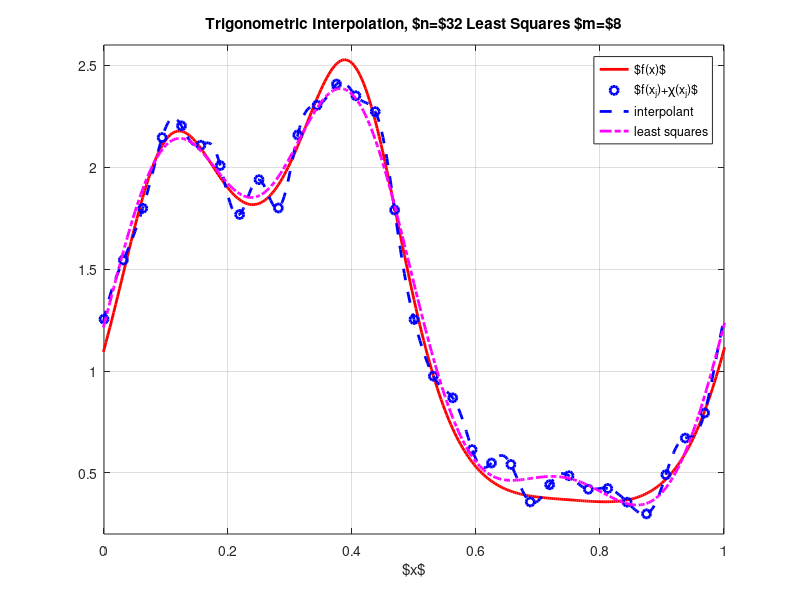
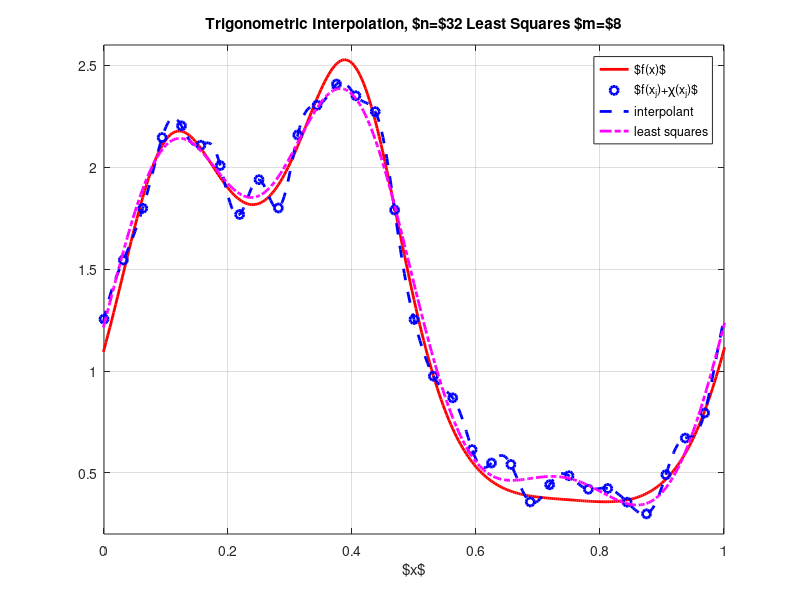

These charts were generated, in order, by the following MATLAB code:
% This Matlab script computes the trigonometric interpolant to a
% noisy signal and the associated least squares approximation of 
% lesser degree.
%
clf
clear
%
% The number of noisy samples that are used:
n = 32;
h = 1/n;
%
% n*scale is the number of points that define the uncorrupted and 
% corrupted signals.
scale = 10;
nf = n*scale;
hf = 1/nf;
%
% Clean signal:
xf = -scale*hf:hf:2+scale*hf;
yf = exp(sin(2*pi*xf)-0.1*cos(2*pi*xf)+0.2*cos(4*pi*xf)+0.2*sin(6*pi*xf));
%
% Signal with noise:
seed = 1010;
rand( "seed", seed );
%  rng(seed);
w = 0.075*randn(1,length(xf));
yfw = yf+w;
%
% Get n noisy interpolation/sampe points:
xc = xf( scale+1:scale:nf+scale);
yc = yfw(scale+1:scale:nf+scale);
%
% Get the interpolation coefficients:
m = n/2;
z = fft(yc)/n;
a0 = real(z(1)); 
ak(1:m-1) = 2*real(z(2:m));
ak(m) = real(z(m+1));
bk(1:m-1) = -2*imag(z(2:m));
%
% Construct interpolant:
k = 1:length(ak)-1;
py = a0 + ak(1:m-1)*cos(2*pi*k'*xf)...
        + bk(1:m-1)*sin(2*pi*k'*xf) ...
        + ak(m)*cos(2*pi*m*xf); 
%
% Construct least squares approx:
nls = 8;
mls = nls/2;
als0 = real(z(1)); 
alsk(1:mls-1) = 2*real(z(2:mls));
alsk(mls) = real(z(mls+1));
blsk(1:mls-1) = -2*imag(z(2:mls));
kls = 1:length(alsk)-1;
pyls = als0 + alsk(1:mls-1)*cos(2*pi*kls'*xf)...
          + blsk(1:mls-1)*sin(2*pi*kls'*xf) ...
          + alsk(mls)*cos(2*pi*mls*xf); 

hf = figure();          

plot(xf,yf,'r-','LineWidth',2,xc,yc,'bo','LineWidth',2,xf,py,'b--','LineWidth',2,xf,pyls,'LineWidth',2,'m-.','LineWidth',2)
axis([0.0,1.0,0.2,2.6])
grid on;

xlabel('$x$');
title(['Trigonometric Interpolation, $n=$',num2str(n),' Least Squares $m=$',num2str(nls)]);
legend('$f(x)$', '$f(x_j)+\chi(x_j)$', 'interpolant','least squares')


printstr = strcat("OUT/TrigLeastSquare",num2str(n),".pdf");

print( hf, printstr, '-dpdflatex' );

printstrGray = strcat('OUT/TrigLeastSquare',num2str(n),'Gray.pdf');
print( hf, printstrGray, '-dpdflatex', '-mono')
